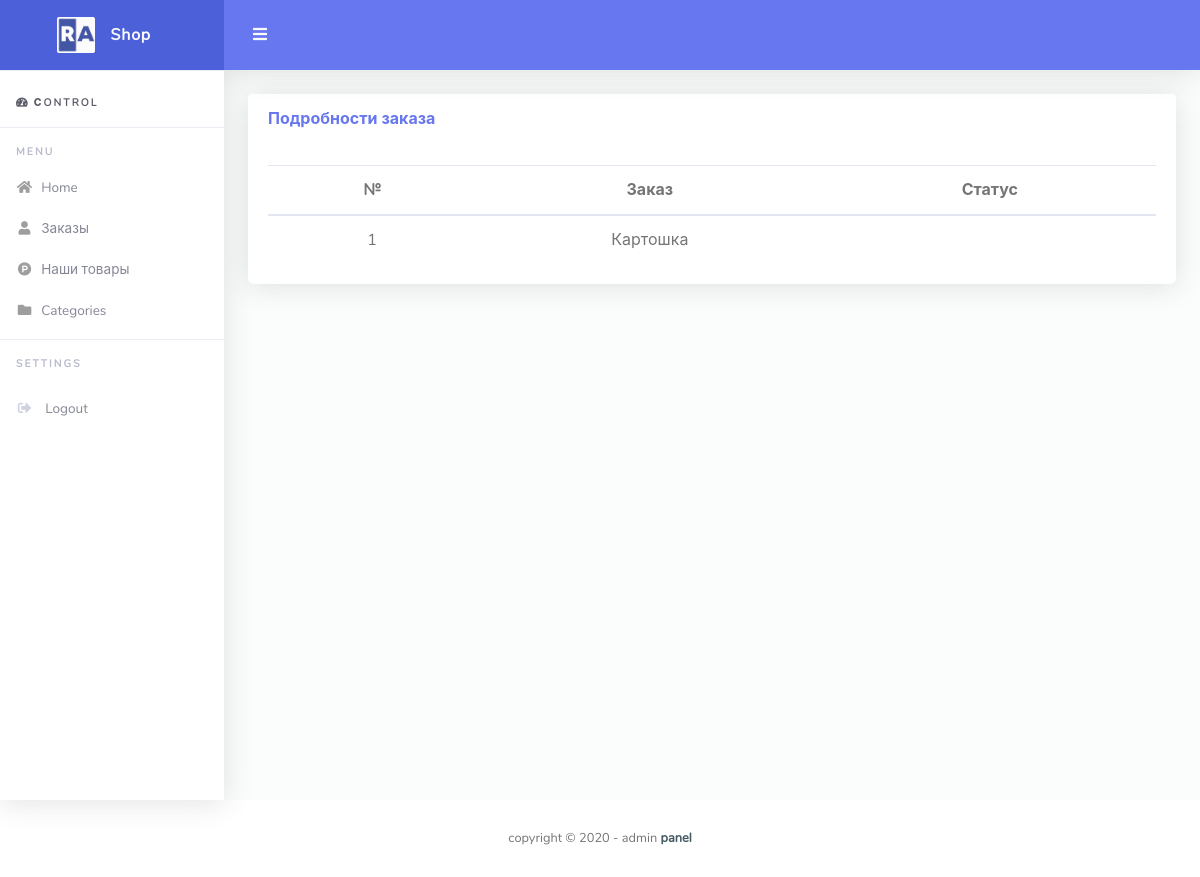
Page /admin/watch_order.php?id=1 on the earlier database version.
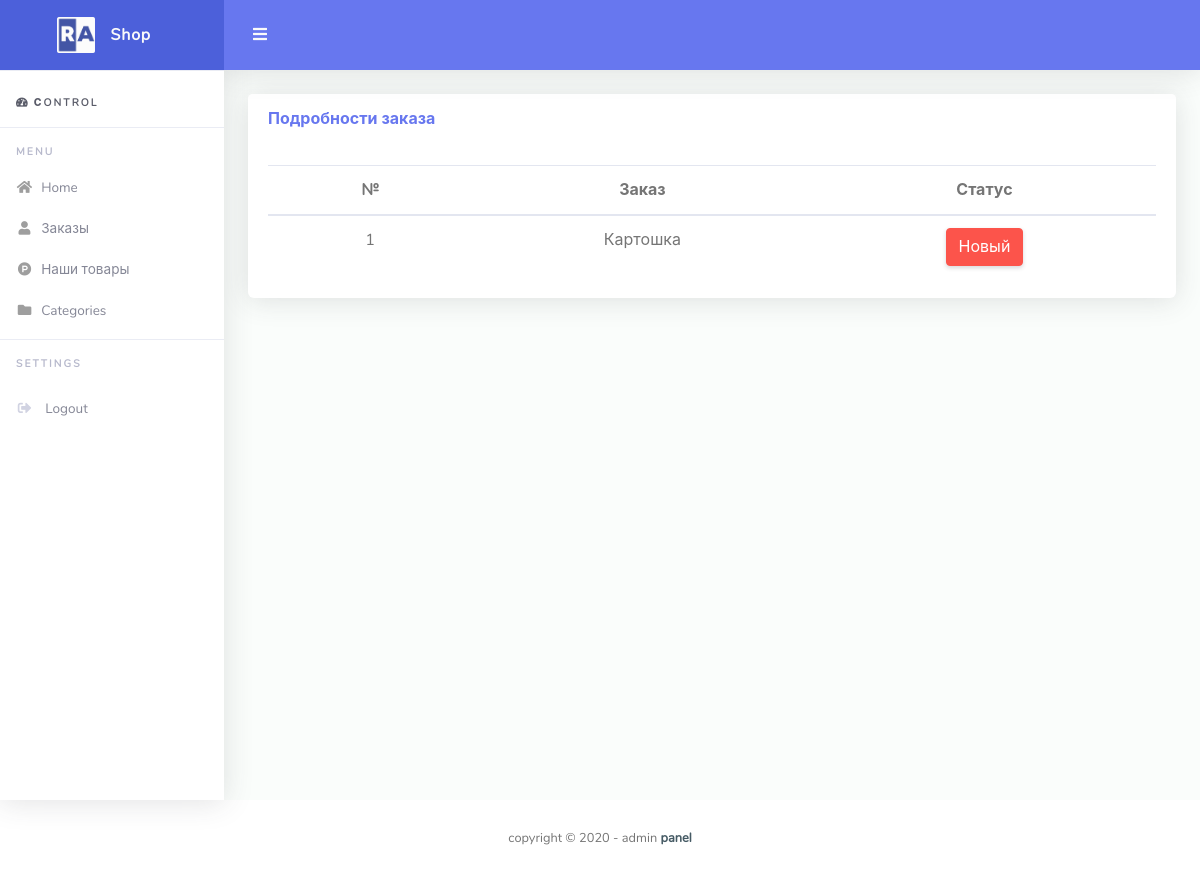
Same page on the later database version.
### admin/watch_order.php (the view, shortened to what this page needs)
<?php
include $_SERVER['DOCUMENT_ROOT'] . "/configs/db.php";
?>
<!DOCTYPE html>
<html lang="en">
<head>
    <?php include $_SERVER['DOCUMENT_ROOT'] . "/admin/parts/head.php" ?>
</head>
<body id="page-top">
<div id="wrapper">
    <?php include $_SERVER['DOCUMENT_ROOT'] . "/admin/parts/nav.php" ?>
    <div id="content-wrapper" class="d-flex flex-column">
        <div id="content">
            <nav class="navbar navbar-expand navbar-light bg-navbar topbar mb-4 static-top">
                <button id="sidebarToggleTop" class="btn btn-link rounded-circle mr-3">
                    <i class="fa fa-bars"></i>
                </button>
            </nav>
            <div class="container-fluid" id="container-wrapper">
                <div class="row">
                    <div id="" class="col-lg-12">
                        <div class="card mb-4 text-center">
                            <div class="card-header py-3 d-flex flex-row align-items-center justify-content-between">
                                <h6 class="m-0 font-weight-bold text-primary">Подробности заказа</h6>
                            </div>
                            <div class="card-body table-full-width table-responsive">
                                <table class="table">
                                  <thead>
                                    <tr>
                                      <th>№</th>
                                      <th>Заказ</th>
                                      <th>Статус</th>
                                    </tr>
                                  </thead>
                                        <tbody>
                                                <?php
                                                $sql = "SELECT * FROM orders where id =" . $_GET['id'];
                                                $result = $connect->query($sql);
                                                $row = mysqli_fetch_assoc($result);
                                                ?>
                                                <tr>
                                                	<td><?php echo $row['id']; ?></td>
                                                    <td><?php echo $row['service']; ?></td>
                                                    <td>
                                                        <div id="status<?php echo $row['id']; ?>">
                                                                <?php
                                                                if($row['status'] == 0) {
                                                                    ?>
                                                                    <div class="btn btn-danger" onclick="statusNew(<?php echo $row['id']; ?>)">Новый</div>
                                                                <?php
                                                                }
                                                                    ?>
                                                            </div>
                                                    </td>
                                                </tr>
                                        </tbody>
                                    </table>
                            </div>
                    </div>
                </div>
            </div>
        </div>
    </div>
    </div>
</div>
    <?php include $_SERVER['DOCUMENT_ROOT'] . "/admin/parts/footer.php" ?>
</body>
</html>

Differences in the rows shown:
changed orders "Картошка": status empty → 0 (drawn)
Other differences:
text now shown: "Новый"
